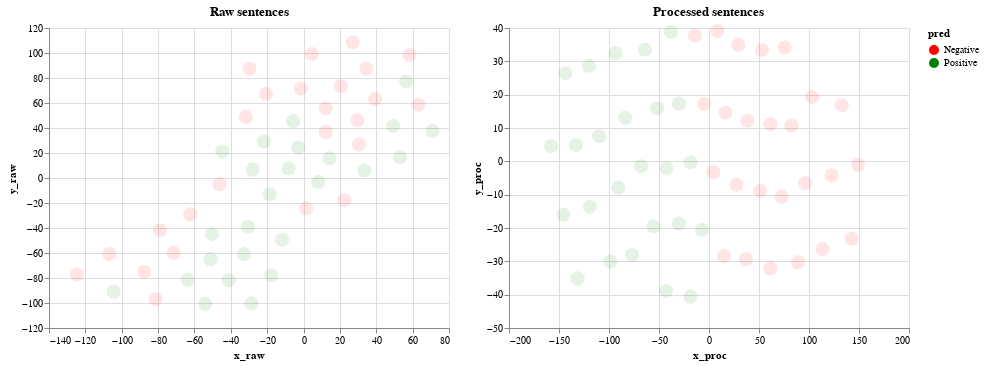

Notebook source saved alongside this figure:
### Code cell
words_tsned | sentences_tsned

### Figure 1 — Vega-Lite specification as saved in the notebook (floating-point values rounded to 4 significant figures)
{"config": {"view": {"continuousWidth": 400, "continuousHeight": 300}}, "hconcat": [{"mark": {"type": "circle", "size": 200}, "encoding": {"color": {"type": "nominal", "field": "pred", "scale": {"domain": ["Negative", "Positive"], "range": ["red", "green"]}}, "opacity": {"condition": {"value": 1, "selection": "selector004"}, "value": 0.1}, "tooltip": [{"type": "nominal", "field": "sentence"}, {"type": "nominal", "field": "prob"}], "x": {"type": "quantitative", "field": "x_raw"}, "y": {"type": "quantitative", "field": "y_raw"}}, "selection": {"selector003": {"type": "interval", "empty": "none", "encodings": ["x", "y"]}}, "title": "Raw sentences"}, {"mark": {"type": "circle", "size": 200}, "encoding": {"color": {"type": "nominal", "field": "pred", "scale": {"domain": ["Negative", "Positive"], "range": ["red", "green"]}}, "opacity": {"condition": {"value": 1, "selection": "selector003"}, "value": 0.1}, "tooltip": [{"type": "nominal", "field": "sentence"}, {"type": "nominal", "field": "prob"}], "x": {"type": "quantitative", "field": "x_proc"}, "y": {"type": "quantitative", "field": "y_proc"}}, "selection": {"selector004": {"type": "interval", "empty": "none", "encodings": ["x", "y"]}}, "title": "Processed sentences"}], "data": {"name": "data-fb4d6a37d6ca6cc4665a1205c1e59af4"}, "$schema": "https://vega.github.io/schema/vega-lite/v4.8.1.json", "datasets": {"data-fb4d6a37d6ca6cc4665a1205c1e59af4": [{"x_raw": -8.303, "y_raw": 7.624, "x_proc": -30.03, "y_proc": 17.31, "sentence": "I believe that Pitch Black was done well.  ", "prob": "0.27", "pred": "Positive"}, {"x_raw": -51.1, "y_raw": -64.93, "x_proc": -131.5, "y_proc": -35.13, "sentence": "The seller is very understanding and patient, I would definitely buy from them again.", "prob": "1.61", "pred": "Positive"}, {"x_raw": -54.0, "y_raw": -100.6, "x_proc": -83.71, "y_proc": 13.1, "sentence": "I felt asleep the first time I watched it, so I can recommend it for insomniacs.  ", "prob": "0.86", "pred": "Positive"}, {"x_raw": -5.809, "y_raw": 45.45, "x_proc": -38.01, "y_proc": 38.86, "sentence": "The phone is sturdy and waterproof.", "prob": "0.22", "pred": "Positive"}, {"x_raw": -63.73, "y_raw": -81.44, "x_proc": -93.62, "y_proc": 32.47, "sentence": "It feels more comfortable than most headsets because I wear glasses and that gets in the way sometimes.", "prob": "0.92", "pred": "Positive"}, {"x_raw": 12.22, "y_raw": 36.72, "x_proc": 8.314, "y_proc": 39.08, "sentence": "Honeslty it didn't taste THAT fresh.)", "prob": "-0.19", "pred": "Negative"}, {"x_raw": -50.4, "y_raw": -44.76, "x_proc": -64.14, "y_proc": 33.49, "sentence": "Just really good.. So far, probably the best BT headset I have ever had.", "prob": "0.49", "pred": "Positive"}, {"x_raw": 22.43, "y_raw": -17.89, "x_proc": 51.1, "y_proc": -8.808, "sentence": "The original Body and Soul (1947) is a masterpiece.  ", "prob": "-0.74", "pred": "Negative"}, {"x_raw": -106.8, "y_raw": -60.89, "x_proc": -14.19, "y_proc": 37.75, "sentence": "However, after about a year, the fliptop started to get loose and wobbly and eventually my screen went black and I couldn't receive and place calls.", "prob": "-0.0", "pred": "Negative"}, {"x_raw": 63.14, "y_raw": 58.6, "x_proc": 38.43, "y_proc": 12.17, "sentence": "Pretty piece of junk.", "prob": "-0.47", "pred": "Negative"}, {"x_raw": -29.73, "y_raw": 87.38, "x_proc": 149.0, "y_proc": -1.06, "sentence": "Don't waste your time watching this rubbish non-researched film.  ", "prob": "-2.35", "pred": "Negative"}, {"x_raw": -124.7, "y_raw": -77.16, "x_proc": 113.5, "y_proc": -26.33, "sentence": "This is a bad film, with bad writing, and good actors....an ugly cartoon crafted by Paul Haggis for people who can't handle anything but the bold strokes in storytelling....a picture painted with crayons.  ", "prob": "-1.5", "pred": "Negative"}, {"x_raw": -1.509, "y_raw": 71.49, "x_proc": 89.02, "y_proc": -30.28, "sentence": "Regardless, the film fails on most levels.  ", "prob": "-1.19", "pred": "Negative"}, {"x_raw": -11.84, "y_raw": -49.47, "x_proc": -18.48, "y_proc": -0.2641, "sentence": "Every time I eat here, I see caring teamwork to a professional degree.", "prob": "0.12", "pred": "Positive"}, {"x_raw": -18.57, "y_raw": -13.09, "x_proc": -145.6, "y_proc": -16.03, "sentence": "The staff are great, the ambiance is great.", "prob": "1.5", "pred": "Positive"}, {"x_raw": 1.451, "y_raw": -24.33, "x_proc": 53.04, "y_proc": 33.4, "sentence": "Maybe there would be a reasonable explanation for this atrocity.  ", "prob": "-0.72", "pred": "Negative"}, {"x_raw": -28.76, "y_raw": -100.2, "x_proc": -98.77, "y_proc": -30.07, "sentence": "I've had this for nearly 2 years and it has worked great for me.", "prob": "0.91", "pred": "Positive"}, {"x_raw": 29.64, "y_raw": 46.21, "x_proc": 36.8, "y_proc": -29.32, "sentence": "This place is like Chipotle, but BETTER.", "prob": "-0.45", "pred": "Negative"}, {"x_raw": -81.4, "y_raw": -96.99, "x_proc": 29.24, "y_proc": 34.86, "sentence": "At any rate this film stinks, its not funny, and Fulci should have stayed with giallo and supernatural zombie movies.  ", "prob": "-0.3", "pred": "Negative"}, {"x_raw": -78.99, "y_raw": -41.79, "x_proc": 82.29, "y_proc": 10.77, "sentence": "And there wasn't a single sour note struck acting-wise, either; some surprisingly solid casting, here.  ", "prob": "-0.99", "pred": "Negative"}, {"x_raw": -31.73, "y_raw": 48.79, "x_proc": 103.1, "y_proc": 19.3, "sentence": "Oh yeah, and the storyline was pathetic too.  ", "prob": "-1.2", "pred": "Negative"}, {"x_raw": 56.46, "y_raw": 77.13, "x_proc": -67.87, "y_proc": -1.475, "sentence": "Works for me.", "prob": "0.67", "pred": "Positive"}, {"x_raw": 34.62, "y_raw": 87.39, "x_proc": 96.06, "y_proc": -6.558, "sentence": "poor quality and service.", "prob": "-1.13", "pred": "Negative"}, {"x_raw": 49.23, "y_raw": 41.57, "x_proc": -51.77, "y_proc": 15.93, "sentence": "Don't buy this product.", "prob": "0.36", "pred": "Positive"}, {"x_raw": -17.79, "y_raw": -77.86, "x_proc": -157.9, "y_proc": 4.601, "sentence": "Definitely worth venturing off the strip for the pork belly, will return next time I'm in Vegas.", "prob": "1.64", "pred": "Positive"}, {"x_raw": 30.49, "y_raw": 26.78, "x_proc": 14.84, "y_proc": -28.42, "sentence": "I literally vomited while watching this film.  ", "prob": "-0.31", "pred": "Negative"}, {"x_raw": 33.43, "y_raw": 6.025, "x_proc": -55.38, "y_proc": -19.52, "sentence": "Very good stuff for the price.", "prob": "0.49", "pred": "Positive"}, {"x_raw": 71.0, "y_raw": 37.66, "x_proc": -42.55, "y_proc": -2.025, "sentence": "Love This Phone.", "prob": "0.36", "pred": "Positive"}, {"x_raw": -41.04, "y_raw": -81.86, "x_proc": -143.7, "y_proc": 26.43, "sentence": "We were sat right on time and our server from the get go was FANTASTIC!", "prob": "1.46", "pred": "Positive"}, {"x_raw": -21.71, "y_raw": 29.17, "x_proc": -90.64, "y_proc": -7.898, "sentence": "I loved it, it was really scary.  ", "prob": "0.86", "pred": "Positive"}, {"x_raw": 58.32, "y_raw": 98.36, "x_proc": 4.301, "y_proc": -3.256, "sentence": "Incredible!.", "prob": "-0.06", "pred": "Negative"}, {"x_raw": 52.96, "y_raw": 16.68, "x_proc": -133.3, "y_proc": 4.866, "sentence": "Excellent product for the price.", "prob": "1.53", "pred": "Positive"}, {"x_raw": 12.2, "y_raw": 55.84, "x_proc": 27.38, "y_proc": -6.991, "sentence": "The warm beer didn't help.", "prob": "-0.4", "pred": "Negative"}, {"x_raw": 4.534, "y_raw": 99.22, "x_proc": 142.9, "y_proc": -23.21, "sentence": "Dont waste your money...", "prob": "-2.61", "pred": "Negative"}, {"x_raw": 7.993, "y_raw": -3.121, "x_proc": -30.04, "y_proc": -18.7, "sentence": "Hence the whole story lacks a certain energy.  ", "prob": "0.23", "pred": "Positive"}, {"x_raw": -32.78, "y_raw": -60.93, "x_proc": -120.1, "y_proc": 28.7, "sentence": "The movie showed a lot of Florida at it's best, made it look very appealing.  ", "prob": "1.35", "pred": "Positive"}, {"x_raw": -87.65, "y_raw": -75.04, "x_proc": -4.869, "y_proc": 17.2, "sentence": "We also ordered the spinach and avocado salad; the ingredients were sad and the dressing literally had zero taste.", "prob": "-0.07", "pred": "Negative"}, {"x_raw": -71.39, "y_raw": -60.09, "x_proc": 75.66, "y_proc": 34.12, "sentence": "The secondary plot line is incomprehensible and its relation to the primary plot line is mystifying.  ", "prob": "-0.78", "pred": "Negative"}, {"x_raw": -104.5, "y_raw": -91.03, "x_proc": -18.47, "y_proc": -40.61, "sentence": "I really loved the story line and the poler bear was kinda cute.But if anyone has a question about Fort Steele, just ask away:)  ", "prob": "0.2", "pred": "Positive"}, {"x_raw": -2.954, "y_raw": 24.4, "x_proc": -76.98, "y_proc": -28.2, "sentence": "Great place fo take out or eat in.", "prob": "0.85", "pred": "Positive"}, {"x_raw": -62.27, "y_raw": -29.1, "x_proc": 72.53, "y_proc": -10.63, "sentence": "We literally sat there for 20 minutes with no one asking to take our order.", "prob": "-0.87", "pred": "Negative"}, {"x_raw": -28.01, "y_raw": 6.844, "x_proc": -119.2, "y_proc": -13.61, "sentence": "It is simple to use and I like it.", "prob": "1.35", "pred": "Positive"}, {"x_raw": 20.63, "y_raw": 73.31, "x_proc": 16.47, "y_proc": 14.66, "sentence": "good item, low price.", "prob": "-0.22", "pred": "Negative"}, {"x_raw": 27.06, "y_raw": 108.5, "x_proc": 132.7, "y_proc": 16.84, "sentence": "Worst martini ever!", "prob": "-2.02", "pred": "Negative"}, {"x_raw": -20.62, "y_raw": 67.28, "x_proc": 122.6, "y_proc": -4.193, "sentence": "The script is a big flawed mess.  ", "prob": "-1.81", "pred": "Negative"}, {"x_raw": 39.34, "y_raw": 63.05, "x_proc": 61.3, "y_proc": 11.1, "sentence": "Everything about this movie is stupid.  ", "prob": "-0.83", "pred": "Negative"}, {"x_raw": -44.65, "y_raw": 21.15, "x_proc": -42.92, "y_proc": -38.82, "sentence": "Also difficult to put on.I'd recommend avoiding this product.", "prob": "0.26", "pred": "Positive"}, {"x_raw": -30.64, "y_raw": -39.05, "x_proc": -109.7, "y_proc": 7.529, "sentence": "This hole in the wall has great Mexican street tacos, and friendly staff.", "prob": "1.22", "pred": "Positive"}, {"x_raw": -46.21, "y_raw": -4.92, "x_proc": 61.32, "y_proc": -32.14, "sentence": "If there were zero stars I would give it zero stars.", "prob": "-0.77", "pred": "Negative"}, {"x_raw": 14.27, "y_raw": 15.8, "x_proc": -6.997, "y_proc": -20.55, "sentence": "I vomited in the bathroom mid lunch.", "prob": "0.01", "pred": "Positive"}]}}
